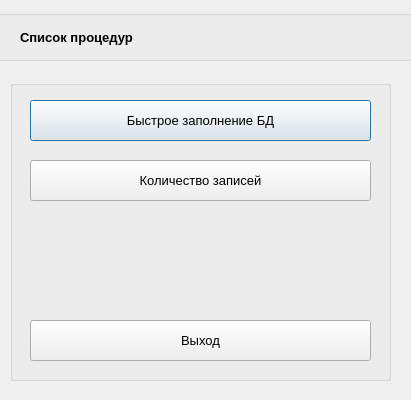
<?xml version="1.0" encoding="UTF-8"?>
<ui version="4.0">
 <class>list_of_procedures</class>
 <widget class="QDialog" name="list_of_procedures">
  <property name="geometry">
   <rect>
    <x>0</x>
    <y>0</y>
    <width>411</width>
    <height>400</height>
   </rect>
  </property>
  <property name="windowTitle">
   <string>Dialog</string>
  </property>
  <widget class="QGroupBox" name="groupBox_5">
   <property name="geometry">
    <rect>
     <x>-10</x>
     <y>10</y>
     <width>631</width>
     <height>51</height>
    </rect>
   </property>
   <property name="title">
    <string/>
   </property>
   <widget class="QLabel" name="label_4">
    <property name="geometry">
     <rect>
      <x>30</x>
      <y>2</y>
      <width>591</width>
      <height>51</height>
     </rect>
    </property>
    <property name="font">
     <font>
      <pointsize>10</pointsize>
      <bold>true</bold>
     </font>
    </property>
    <property name="text">
     <string>Список процедур</string>
    </property>
   </widget>
  </widget>
  <widget class="QGroupBox" name="groupBox_2">
   <property name="geometry">
    <rect>
     <x>10</x>
     <y>80</y>
     <width>381</width>
     <height>301</height>
    </rect>
   </property>
   <property name="font">
    <font>
     <pointsize>10</pointsize>
    </font>
   </property>
   <property name="title">
    <string/>
   </property>
   <widget class="QPushButton" name="pushButton">
    <property name="geometry">
     <rect>
      <x>20</x>
      <y>20</y>
      <width>341</width>
      <height>41</height>
     </rect>
    </property>
    <property name="text">
     <string>Быстрое заполнение БД</string>
    </property>
   </widget>
   <widget class="QPushButton" name="pushButton_2">
    <property name="geometry">
     <rect>
      <x>20</x>
      <y>240</y>
      <width>341</width>
      <height>41</height>
     </rect>
    </property>
    <property name="text">
     <string>Выход</string>
    </property>
   </widget>
   <widget class="QPushButton" name="pushButton_3">
    <property name="geometry">
     <rect>
      <x>20</x>
      <y>80</y>
      <width>341</width>
      <height>41</height>
     </rect>
    </property>
    <property name="text">
     <string>Количество записей</string>
    </property>
   </widget>
  </widget>
 </widget>
 <resources/>
 <connections/>
</ui>
